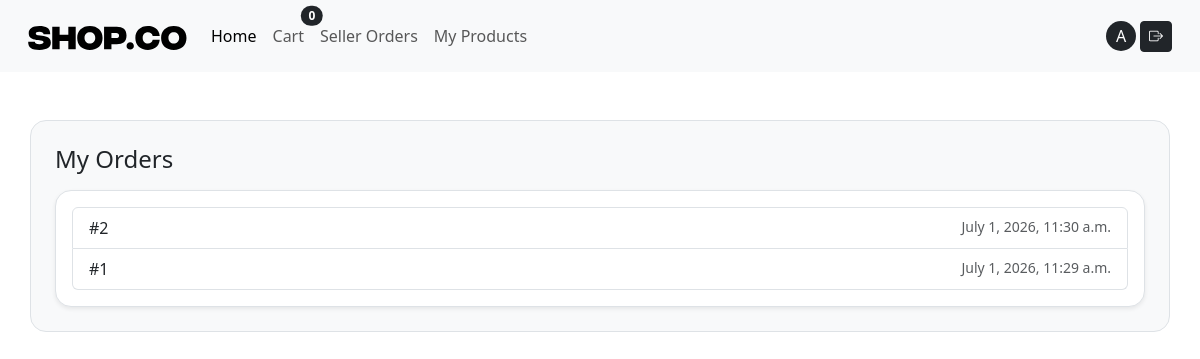
/my-orders/ (signed in), run on an earlier commit of the app's database.
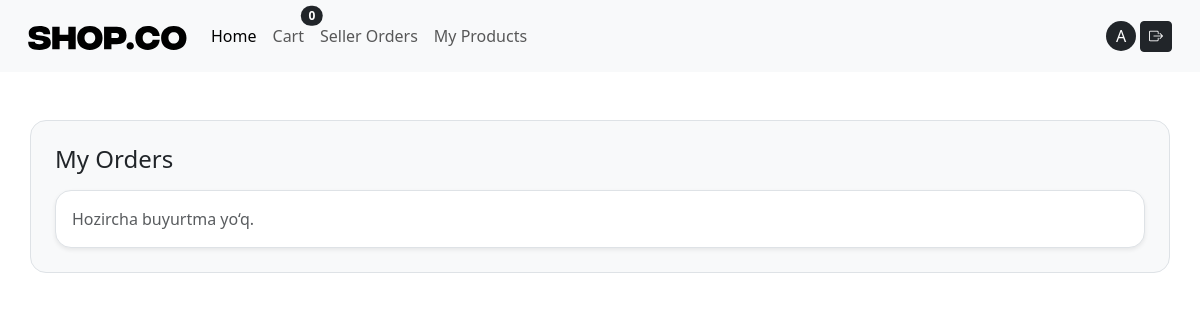
And on a later commit of the database.
### orders/models.py (models this page shows, shortened)
class Order(models.Model):
   user = models.ForeignKey(  # buyurtma egasi (xaridor)
       settings.AUTH_USER_MODEL,
       on_delete=models.CASCADE,
       related_name="orders"
   )
   full_name = models.CharField(max_length=120)  # checkoutdagi ism-familiya
   phone = models.CharField(max_length=30)  # telefon
   address = models.TextField()  # manzil (sodda variant)
   delivery_method = models.CharField(max_length=50, default="standard")  # yetkazish turi
   note = models.TextField(blank=True)  # izoh (ixtiyoriy)
   created_at = models.DateTimeField(auto_now_add=True)  #yaratilgan vaqt

### orders/views.py (the view)
# urls.py: path("my-orders/", views.MyOrdersListView.as_view(), name="my_orders"),  # history
class MyOrdersListView(LoginRequiredMixin, ListView):
   model = Order
   template_name = "orders/my_orders.html"
   context_object_name = "orders"
   paginate_by = 10  # 10 tadan ko‘rsatadi
   def get_queryset(self):
       return Order.objects.filter(user=self.request.user).order_by("-created_at")

### cart/context_processors.py (called while the page is built)
def cart(request):
    if request.user.is_authenticated:
        cart, _ = Cart.objects.get_or_create(user=request.user)
        return {'cart': cart}
    return {'cart': None}

### cart/models.py (called while the page is built)
   def total_qty(self):
       return sum(item.qty for item in self.items.all())

### templates/orders/my_orders.html (shortened to what this page needs)
{% extends "base.html" %}
{% block content %}
<div class="container border rounded p-4 rounded-4 my-5 bg-light">
<h1 class="h4 mb-3">My Orders</h1>
<div class="card shadow-sm border rounded-4">
 <div class="card-body">
   {% if orders %}
     <ul class="list-group">
       {% for o in orders %}
         <a class="list-group-item list-group-item-action d-flex justify-content-between"
            href="{% url 'order_detail' o.id %}">
           <span>#{{ o.id }}</span>
           <span class="text-muted small">{{ o.created_at }}</span></a>
       {% endfor %}</ul>
   {% else %}
     <p class="text-muted mb-0">Hozircha buyurtma yo‘q.</p>
   {% endif %}</div></div>
</div>
{% endblock %}

What changed in the data, as far as the page shows it:
removed Order: id "2", created_at "July 1, 2026, 11:30 a.m."
removed Order: id "1", created_at "July 1, 2026, 11:29 a.m."
Also different on the page:
text now shown: "Hozircha buyurtma yo‘q."
